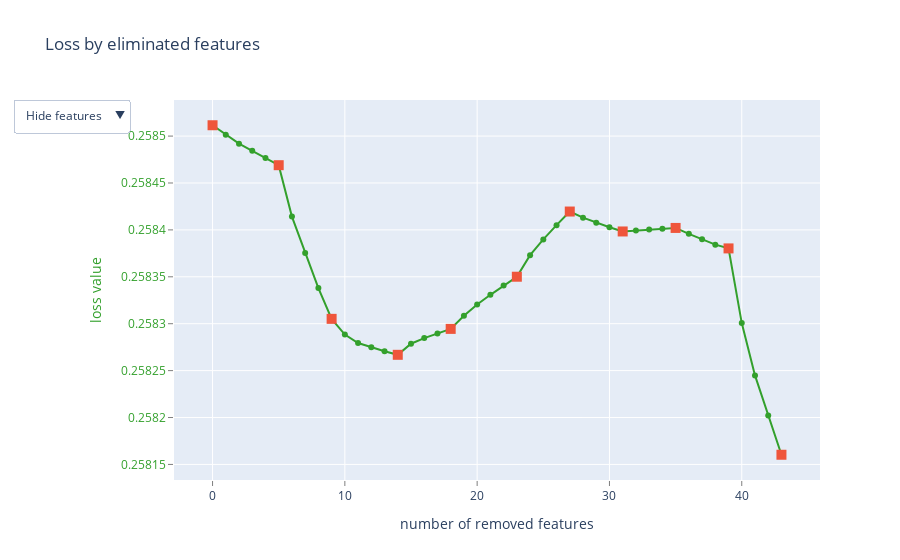

The notebook cell saved with this chart:
### Markdown cell above
**CatBoost Feature Selection**
    
   * sklearn SelectFromModel, based on feature_importancies, the most important - most frequently used in node splits
   * BorutaShap - great feature selector, based on statistical tests and shap values (slow for current task)
   * CatBoost select_features, based on couple of approaches. The one is used here is Recursive algorithm with shap-values

### Code cell
def select_features(algorithm: EFeaturesSelectionAlgorithm, steps: int = 1):
    print('Algorithm:', algorithm)
    model = CatBoostClassifier(iterations=1000, 
                               task_type='GPU', 
                               auto_class_weights='SqrtBalanced', 
                               allow_writing_files=False,
                               eval_metric='TotalF1:average=Macro',
                               random_seed=42)
    summary = model.select_features(
                                    train_pool,
                                    eval_set=valid_pool,
                                    features_for_select=list(range(X_train.shape[1])),
                                    num_features_to_select=210,
                                    steps=steps,
                                    algorithm=algorithm,
                                    shap_calc_type=EShapCalcType.Exact,
                                    train_final_model=True,
                                    logging_level='Silent',
                                    plot=True
    )
    print('Eliminated features:', summary['eliminated_features_names'])
    return summary

feature_set = select_features(algorithm=EFeaturesSelectionAlgorithm.RecursiveByShapValues, steps=10)

### Figure 1 — Plotly figure (JSON) as saved in the notebook; plotly's stock layout.template omitted (floating-point values rounded to 4 significant figures)
{"data": [{"line": {"color": "rgb(51,160,44)"}, "mode": "lines+markers", "name": "", "text": ["", "43", "128", "223", "115", "241", "186", "247", "111", "6", "171", "188", "136", "243", "21", "116", "2", "112", "169", "191", "0", "61", "124", "50", "45", "42", "63", "7", "52", "60", "11", "62", "68", "13", "148", "251", "190", "194", "133", "164", "49", "4", "233", "106"], "type": "scatter", "x": [0, 1, 2, 3, 4, 5, 6, 7, 8, 9, 10, 11, 12, 13, 14, 15, 16, 17, 18, 19, 20, 21, 22, 23, 24, 25, 26, 27, 28, 29, 30, 31, 32, 33, 34, 35, 36, 37, 38, 39, 40, 41, 42, 43], "y": [0.2585, 0.2585, 0.2585, 0.2585, 0.2585, 0.2585, 0.2584, 0.2584, 0.2583, 0.2583, 0.2583, 0.2583, 0.2583, 0.2583, 0.2583, 0.2583, 0.2583, 0.2583, 0.2583, 0.2583, 0.2583, 0.2583, 0.2583, 0.2584, 0.2584, 0.2584, 0.2584, 0.2584, 0.2584, 0.2584, 0.2584, 0.2584, 0.2584, 0.2584, 0.2584, 0.2584, 0.2584, 0.2584, 0.2584, 0.2584, 0.2583, 0.2582, 0.2582, 0.2582]}, {"marker": {"size": 10, "symbol": "square"}, "mode": "markers", "name": "", "text": ["", "241", "6", "21", "169", "50", "7", "62", "251", "164", "106"], "type": "scatter", "x": [0, 5, 9, 14, 18, 23, 27, 31, 35, 39, 43], "y": [0.2585, 0.2585, 0.2583, 0.2583, 0.2583, 0.2584, 0.2584, 0.2584, 0.2584, 0.2584, 0.2582]}, {"mode": "text", "name": "", "text": ["", "44", "126", "219", "113", "237", "183", "243", "109", "7", "168", "185", "134", "239", "22", "114", "3", "110", "166", "188", "1", "62", "122", "51", "46", "43", "64", "8", "53", "61", "12", "63", "69", "14", "145", "247", "187", "191", "131", "161", "50", "5", "229", "104"], "textfont": {"color": "rgb(51,160,44)", "family": "sans serif", "size": 18}, "textposition": "bottom center", "type": "scatter", "visible": false, "x": [0, 1, 2, 3, 4, 5, 6, 7, 8, 9, 10, 11, 12, 13, 14, 15, 16, 17, 18, 19, 20, 21, 22, 23, 24, 25, 26, 27, 28, 29, 30, 31, 32, 33, 34, 35, 36, 37, 38, 39, 40, 41, 42, 43], "y": [0.2585, 0.2585, 0.2585, 0.2585, 0.2585, 0.2585, 0.2584, 0.2584, 0.2583, 0.2583, 0.2583, 0.2583, 0.2583, 0.2583, 0.2583, 0.2583, 0.2583, 0.2583, 0.2583, 0.2583, 0.2583, 0.2583, 0.2583, 0.2584, 0.2584, 0.2584, 0.2584, 0.2584, 0.2584, 0.2584, 0.2584, 0.2584, 0.2584, 0.2584, 0.2584, 0.2584, 0.2584, 0.2584, 0.2584, 0.2584, 0.2583, 0.2582, 0.2582, 0.2582]}, {"mode": "text", "name": "", "text": ["", "43", "128", "223", "115", "241", "186", "247", "111", "6", "171", "188", "136", "243", "21", "116", "2", "112", "169", "191", "0", "61", "124", "50", "45", "42", "63", "7", "52", "60", "11", "62", "68", "13", "148", "251", "190", "194", "133", "164", "49", "4", "233", "106"], "textfont": {"color": "rgb(51,160,44)", "family": "sans serif", "size": 18}, "textposition": "bottom center", "type": "scatter", "visible": false, "x": [0, 1, 2, 3, 4, 5, 6, 7, 8, 9, 10, 11, 12, 13, 14, 15, 16, 17, 18, 19, 20, 21, 22, 23, 24, 25, 26, 27, 28, 29, 30, 31, 32, 33, 34, 35, 36, 37, 38, 39, 40, 41, 42, 43], "y": [0.2585, 0.2585, 0.2585, 0.2585, 0.2585, 0.2585, 0.2584, 0.2584, 0.2583, 0.2583, 0.2583, 0.2583, 0.2583, 0.2583, 0.2583, 0.2583, 0.2583, 0.2583, 0.2583, 0.2583, 0.2583, 0.2583, 0.2583, 0.2584, 0.2584, 0.2584, 0.2584, 0.2584, 0.2584, 0.2584, 0.2584, 0.2584, 0.2584, 0.2584, 0.2584, 0.2584, 0.2584, 0.2584, 0.2584, 0.2584, 0.2583, 0.2582, 0.2582, 0.2582]}], "layout": {"showlegend": false, "title": {"text": "Loss by eliminated features"}, "updatemenus": [{"active": 0, "buttons": [{"args": [{"visible": [true, true, false, false]}], "label": "Hide features", "method": "update"}, {"args": [{"visible": [true, true, true, false]}], "label": "Show indices", "method": "update"}, {"args": [{"visible": [true, true, false, true]}], "label": "Show names", "method": "update"}], "pad": {"r": 10, "t": 10}, "showactive": true, "x": -0.25, "xanchor": "left", "y": 1.03, "yanchor": "top"}], "xaxis": {"gridcolor": "rgb(255,255,255)", "showgrid": true, "showline": false, "showticklabels": true, "tickcolor": "rgb(127,127,127)", "ticks": "outside", "title": {"text": "number of removed features"}, "zeroline": false}, "yaxis": {"gridcolor": "rgb(255,255,255)", "showgrid": true, "showline": false, "showticklabels": true, "tickcolor": "rgb(127,127,127)", "tickfont": {"color": "rgb(51,160,44)"}, "ticks": "outside", "title": {"font": {"color": "rgb(51,160,44)"}, "text": "loss value"}, "zeroline": false}}}
